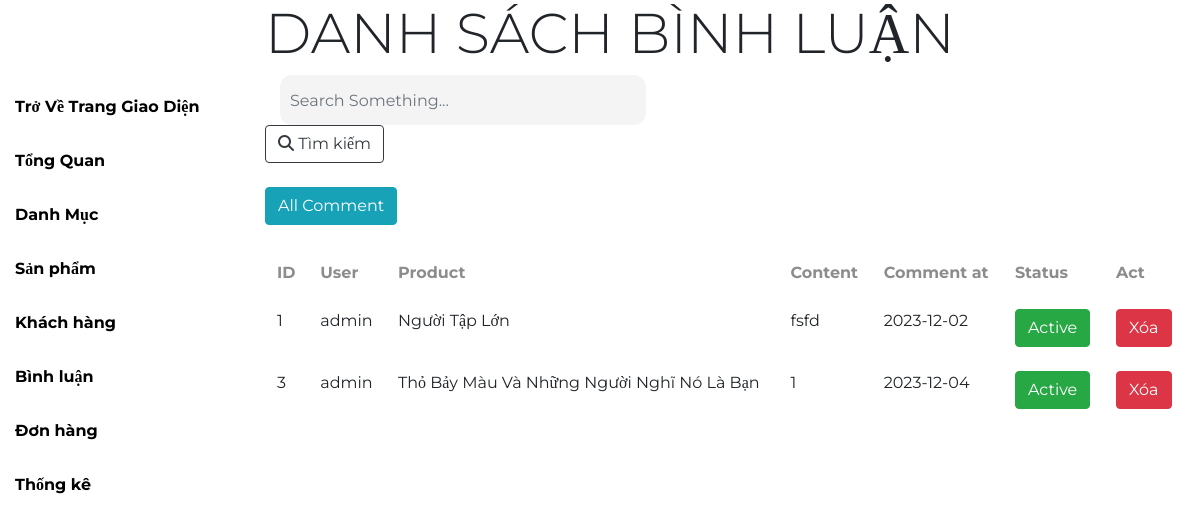
/admin/binhluan/list.php, run on the app's committed database.
### tables this page shows
CREATE TABLE `binhluan` (
  `id` int(11) NOT NULL,
  `noi_dung` varchar(255) NOT NULL,
  `ma_sp` int(10) NOT NULL,
  `ma_kh` int(10) NOT NULL,
  `ngay_them` date NOT NULL,
  `status` varchar(10) NOT NULL DEFAULT '1'
);

CREATE TABLE `taikhoan` (
  `id` int(11) NOT NULL,
  `user` varchar(100) NOT NULL,
  `pass` varchar(100) NOT NULL,
  `email` varchar(120) NOT NULL,
  `role` int(11) DEFAULT 1,
  `status` int(11) NOT NULL DEFAULT 1,
  `tel` varchar(25) NOT NULL,
  `address` varchar(255) NOT NULL
);

CREATE TABLE `sanpham` (
  `id` int(11) NOT NULL,
  `namesp` varchar(255) NOT NULL,
  `amount` int(11) NOT NULL,
  `tacgia` varchar(255) NOT NULL,
  `price` int(11) NOT NULL,
  `sell_price` int(11) NOT NULL,
  `img` varchar(255) NOT NULL,
  `luotxem` int(11) NOT NULL,
  `iddm` int(11) NOT NULL,
  `mota` text NOT NULL
);

### model/pdo.php (called while the page is built, shortened)
<?php
function pdo_get_connection(){
    $dburl = "mysql:host=localhost;dbname=duan1;charset=utf8";
    $username = 'root';
    $password = '';
    $conn = new PDO($dburl, $username, $password);
    $conn->setAttribute(PDO::ATTR_ERRMODE, PDO::ERRMODE_EXCEPTION);
    return $conn;
}
function pdo_query($sql){
    $sql_args = array_slice(func_get_args(), 1);
    try{
        $conn = pdo_get_connection();
        $stmt = $conn->prepare($sql);
        $stmt->execute($sql_args);
        $rows = $stmt->fetchAll();
        return $rows;
    }
    catch(PDOException $e){
        throw $e;
    }
    finally{
        unset($conn);
    }
}
function pdo_query_one($sql){
    $sql_args = array_slice(func_get_args(), 1);
    try{
        $conn = pdo_get_connection();
        $stmt = $conn->prepare($sql);
        $stmt->execute($sql_args);
        $row = $stmt->fetch(PDO::FETCH_ASSOC);
        return $row;
    }
    catch(PDOException $e){
        throw $e;
    }
    finally{
        unset($conn);
    }
}

### model/functions.php (called while the page is built, shortened)
<?php
require_once "./../../model/pdo.php";
function select_all($table){
    $sql = "select * from $table";
    return pdo_query($sql);
}
function select_one($table, $id){
    $sql = "select * from $table where id = ?";
    return pdo_query_one($sql, $id);
}
?>

### admin/binhluan/list.php (the view)
<?php
require_once './../layout/start.php';
require_once './../../model/functions.php';
if (isset($_POST['search'])) {
    $comment = search_comment($_POST['value']);
} else {
    $comment = select_all('binhluan');
}
?>
 <div class="boxcenter">
        <div class="container">
            <div class="row">
                <div class="col-12 frmtitle">
                    <h1 class="display-4">DANH SÁCH BÌNH LUẬN</h1>
                </div>
                <div class="col-12 frmcontent">
                    <div class="row">
                        <div class="col-5">
                            <div class="search-bar">
                                <form action="list.php" method="POST">
                                    <input type="text" name="value" placeholder="Search Something..." class="form-control global-search">
                                    <button class="btn btn-outline-dark" name="search"><i class="fa fa-search"></i> Tìm kiếm</button>
                                    <br>
                                    <br>
                                    <a href="http://localhost/pro1014_duan1/admin/binhluan/list.php" class="btn btn-info">All Comment</a>
                                </form>
                            </div>
                        </div>
                    </div>
                    <table class="table table-hover mt-4">
                        <thead>
                            <tr>
                                <th>ID</th>
                                <th>User</th>
                                <th>Product</th>
                                <th>Content</th>
                                <th>Comment at</th>
                                <th>Status</th>
                                <th colspan="2">Act</th>
                            </tr>
                        </thead>
                        <tbody>
                            <?php foreach ($comment as $value) :
                                $user = select_one('taikhoan', $value['ma_kh']);
                                $product = select_one('sanpham', $value['ma_sp']);
                            ?>
                                <tr>
                                    <td><?= $value['id'] ?></td>
                                    <td><?= $user['user'] ?></td>
                                    <td><?= $product['namesp'] ?></td>
                                    <td><?= $value['noi_dung'] ?></td>
                                    <td><?= $value['ngay_them'] ?></td>
                                    <td>
                                        <?php if (intval($value['status']) == 1) : ?>
                                            <a href="status.php?id=<?= $value['id'] ?>&st=1" class="btn btn-success">Active</a>
                                        <?php else : ?>
                                            <a href="status.php?id=<?= $value['id'] ?>&st=2" class="btn btn-danger">Block</a>
                                        <?php endif; ?>
                                    </td>
                                    <td>
                                        <a href="delete.php?id=<?= $value['id'] ?>" class="btn btn-danger" onclick="return confirm('Bạn có chắc muốn xóa không ?')">Xóa</a>
                                    </td>
                                </tr>
                            <?php endforeach ?>
                        </tbody>
                    </table>
                </div>
            </div>
        </div>
    </div>
<?php
require_once './../layout/end.php';
?>

### admin/csss/admin.css (style rules this page uses)
body { margin: 0; padding: 0; background-color: #ffffff; font-family: "Montserrat"; overflow-x: hidden; }
.search-bar { position: relative; }
.global-search { background-color: #f4f4f4; border: none; border-radius: 12px; height: 50px; min-width: 300px; margin-left: 15px; padding: 10px; }
.table thead th { border: none; color: #8e8b8b; }
.table tbody td { border: none; }

### data on the page
binhluan: id "1", ma_kh.user "admin", sanpham.namesp "Người Tập Lớn", noi_dung "fsfd", ngay_them "2023-12-02"
binhluan: id "3", ma_kh.user "admin", sanpham.namesp "Thỏ Bảy Màu Và Những Người Nghĩ Nó Là Bạn", noi_dung "1", ngay_them "2023-12-04"
